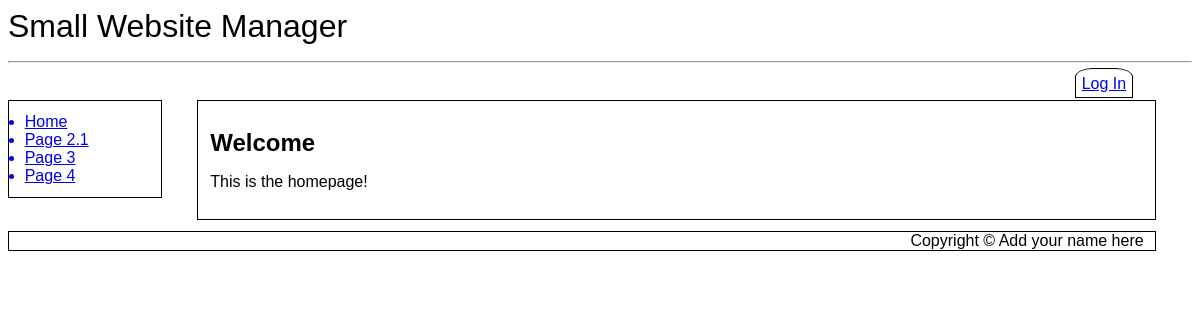
The page / on the database its author committed.
### tables this page shows
CREATE TABLE `SubMenus` (
  `MenuID` int(11) NOT NULL,
  `LinkID` int(11) NOT NULL,
  `Page_ID` int(11) NOT NULL DEFAULT 0,
  `Menu_Entry` varchar(20) NOT NULL,
  `Title` varchar(500) NOT NULL,
  `Active` tinyint(1) NOT NULL DEFAULT 1
);

CREATE TABLE `Cust_Pages` (
  `Page_ID` int(11) NOT NULL,
  `Page_Iteration` int(11) NOT NULL,
  `Parent_Iteration` int(11) NOT NULL DEFAULT 0,
  `Title` text NOT NULL,
  `Body` text NOT NULL,
  `Last_Modified` datetime NOT NULL DEFAULT current_timestamp(),
  `Last_Author` int(11) NOT NULL
);

### index.php (the view, shortened to what this page needs)
<?php
include ("db_connect.inc");
include ("header.inc");
include ("navbar.inc");
echo "<article id='main' style='margin-top: 0%'>";
echo "<div class='message'>$message</div><p>\r\n";
if ($_GET["page"]) {
	$handle = htmlspecialchars_decode($_GET["page"]);
	$handle = preg_replace('/_/', ' ', $handle);
	$query = "SELECT Cust_Pages.Title AS Title, Cust_Pages.Body AS Body FROM Cust_Pages INNER JOIN Cust_Pages_DATA ON Cust_Pages_DATA.Page_ID=Cust_Pages.Page_ID AND Cust_Pages_DATA.Page_Iteration=Cust_Pages.Page_Iteration WHERE Title='$handle' AND Cust_Pages_DATA.Active=1;";
} elseif ($_GET["pageID"] AND $_GET["iteration"]) {
	$query = "SELECT Title, Body FROM Cust_Pages WHERE Page_ID=".$_GET["pageID"]." AND Page_Iteration=".$_GET["iteration"]." ORDER BY Last_Modified DESC;";
} else {
	$query = "SELECT Cust_Pages.Title AS Title, Cust_Pages.Body AS Body FROM Cust_Pages INNER JOIN Cust_Pages_DATA ON Cust_Pages_DATA.Page_ID=Cust_Pages.Page_ID AND Cust_Pages_DATA.Page_Iteration=Cust_Pages.Page_Iteration WHERE Cust_Pages_DATA.Page_ID=1 AND Cust_Pages_DATA.Active=1;";
}
$result = mysqli_query($cxn,$query) or die ("Couldn't execute query.");
if ($row = mysqli_fetch_assoc($result))
{
	echo	"<h1>{$row['Title']}</h1>\r\n";
	echo	"<p>\r\n";
	$text = $row['Body'];
	$text = htmlentities($text);
	$patterns = array(
            "/\[link\](.*?)\[\/link\]/",
            "/\[url\](.*?)\[\/url\]/",
            "/\[img\](.*?)\[\/img\]/",
            "/\[b\](.*?)\[\/b\]/",
            "/\[u\](.*?)\[\/u\]/",
            "/\[i\](.*?)\[\/i\]/",
            "/\n/");
	$replacements = array(
            "<a href=\"\\1\">\\1</a>",
            "<a href=\"\\1\">\\1</a>",
            "<img src=\"\\1\">",
            "<strong>\\1</strong>",
            "<u>\\1</u>",
            "<em>\\1</em>",
            "<br>");
	$newText = preg_replace($patterns,$replacements, $text);
	echo $newText;
	echo "</p>\r\n";
}
echo "</article>\r\n";
include ("footer.inc");
?>

### navbar.inc (shortened to what this page needs)
<nav id="vnav1">
<?php
$query = "SELECT Menu_Entry, Title FROM SubMenus WHERE MenuID='1' AND Active=1 ORDER BY LinkID ASC LIMIT 10";
$result = mysqli_query($cxn,$query) or die ("Couldn't execute query.");
while($row = mysqli_fetch_assoc($result))
{
	$menuEntry = $row['Menu_Entry'];
	$pageTitle = $row['Title'];
	$pageTitle = preg_replace('/ /', '_', $pageTitle);
	echo "<a href='$pageTitle'>$menuEntry</a>\r\n";
}
?>
</nav>

### desktop.css (style rules this page uses)
* { font-family: Arial, sans-serif; box-sizing: border-box; }
h1, h2, h3 { padding: 0%; margin-top: 1%; margin-bottom: 1%; }
article#main { margin-left:16%; width: 81%; float:none; border: 1px solid black; padding: 1%; }
nav#vnav1 { width:13%; float:left; border: 1px solid black; padding: 1%; clear: both; margin-top: 0%; }
nav#vnav1 a { display: list-item; list-style-type: disc; margin-left: 3%; }

### rows shown on the page
submenus: Menu_Entry "Home"
submenus: Menu_Entry "Page 2.1"
submenus: Menu_Entry "Page 3"
submenus: Menu_Entry "Page 4"
cust_pages: Title "Welcome", Body "This is the homepage!"

### other values the page prints
$websiteName "Small Website Manager"
